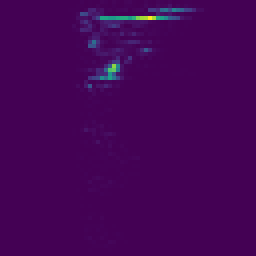
#> input picture spectrograms/down/16db1582_nohash_0.png, 64 x 64 px, given in place of 026290a7_nohash_0.png, which was not available (shown 4 times larger)
$ jupyter execute BasicMethodsStandard.ipynb   (text cells are left out)
#> lines starting #> are read from the running program, lines starting #| are printed output that depends on the picture; long printed decimals are rounded; pictures that were not available may be replaced by others from this repository, and a replacement may not be noted
[cell 1]
import pandas as pd
import numpy as np
import os
import sys
import cv2
from google.colab.patches import cv2_imshow

[cell 2]
used_commands = ['yes', 'no', 'up', 'down',
                 'left', 'right', 'on', 'off',
                 'stop', 'go']

[cell 3]
img = cv2.imread('/content/up/026290a7_nohash_0.png', 0)
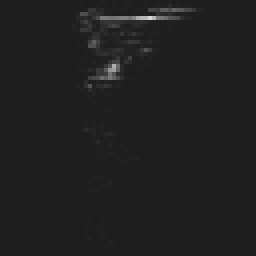
#> img: shape (64, 64) (shown 4 times larger); min 30, max 215, mean 31.8

[cell 4]
cv2_imshow(img)

[cell 5]
img[img>35]
#> Out = 215 values, max 215 at index 47, min 36 at index 0, mean 60.98

[cell 6]
img.shape
#> Out = (64, 64)

[cell 7]
type(img)

[cell 8]
def spect_summ(st):
#> called with st = 'yes'
  top = '/content/' + st

  avgs = []
  mins = []
  maxs = []
  stds = []

  for pic in  os.listdir(top):
    path = top + '/' + pic
    img = cv2.imread(path, 0)
    avgs.append(np.average(img))
    mins.append(np.min(img))
    maxs.append(np.max(img))
    stds.append(np.std(img))

  aa = np.average(avgs)
#> aa = 31.84
  ami = np.average(mins)
#> ami = 30
  ama = np.average(maxs)
#> ama = 215
  ast = np.average(stds)
#> ast = 10.17

  print("Average {} Minimums {} Maximums {} Std {}".format(aa,ami,ama,ast))
#| Average 31.843 Minimums 30.0 Maximums 215.0 Std 10.175

[cell 9]
for comm in used_commands:
  print(comm)
  spect_summ(comm)

[cell 10]
img = cv2.imread('/content/up/026290a7_nohash_0.png', 0)

[cell 11]
import matplotlib.pyplot as plt

[cell 12]
marks = img.flatten()
#> marks = 4096 values, max 215 at index 293, min 30 at index 0, mean 31.84
fig, axis = plt.subplots(figsize =(10, 5))
axis.hist(marks)
# Displaying the graph
plt.show()
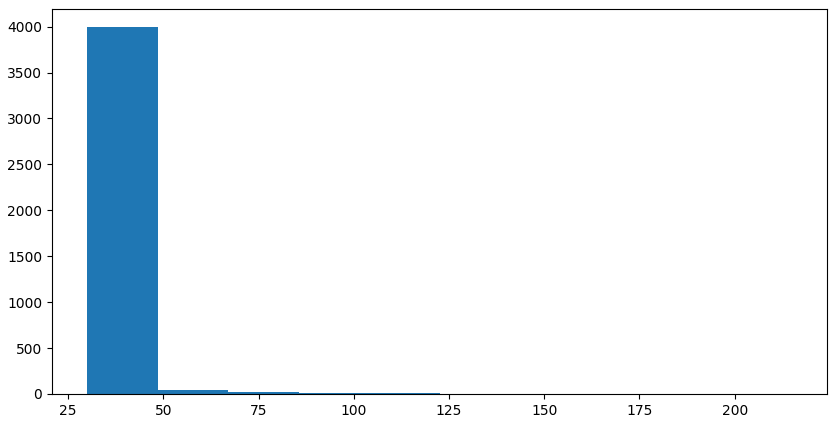
#> figure drawn by matplotlib, 1 panel; tallest bar 3992 high, from x = 30 to 48.5

[cell 13]
marks = img.flatten()
fig, axis = plt.subplots(figsize =(10, 5))
axis.hist(marks, bins = [30.0,35.0,40.0,45.0,50.0,55.0,60.0])
# Displaying the graph
plt.show()
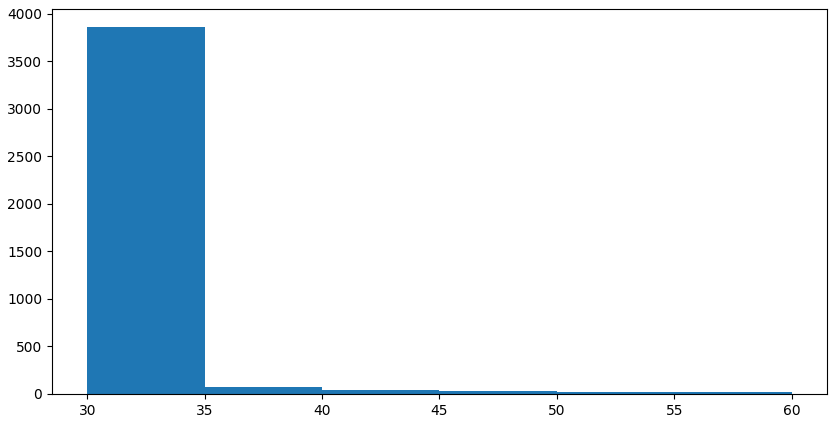
#> figure drawn by matplotlib, 1 panel; tallest bar 3858 high, from x = 30 to 35

[cell 14]
marks = img.flatten()
fig, axis = plt.subplots(figsize =(10, 5))
axis.hist(marks, bins = [30.0,31.0,32.0,33.0,34.0,35.0,36.0,37.0])
# Displaying the graph
plt.show()
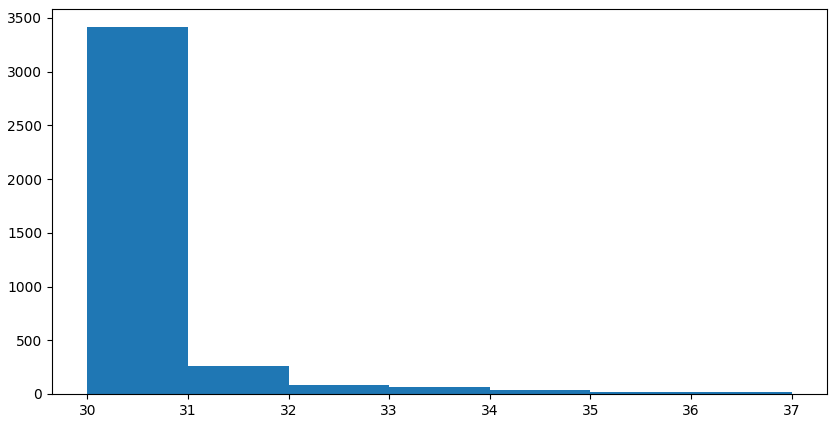
#> figure drawn by matplotlib, 1 panel; tallest bar 3411 high, from x = 30 to 31

[cell 15]
def spect_values_flat(st):
  top = '/content/' + st
  vals = []
  for pic in  os.listdir(top):
    path = top + '/' + pic
    img = cv2.imread(path, 0)
    vals.append(img.flatten())

  return np.vstack(vals).flatten()

[cell 16]
spect_values_flat('up')

[cell 17]
for comm in used_commands:
  print(comm)
  marks = spect_values_flat(comm)
  fig, axis = plt.subplots(figsize =(10, 5))
  axis.hist(marks)
  # Displaying the graph
  plt.show()

[cell 18]
for comm in used_commands:
  print(comm)
  marks = spect_values_flat(comm)
  marks = marks[marks > 30]
  fig, axis = plt.subplots(figsize =(10, 5))
  axis.hist(marks)
  # Displaying the graph
  plt.show()
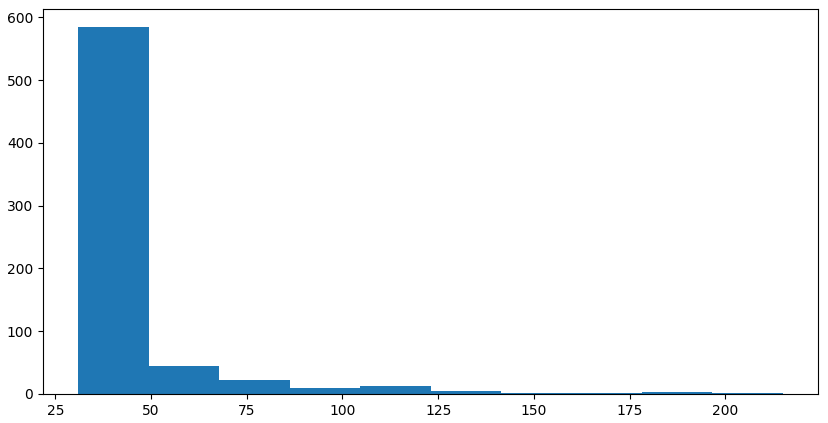
#> figure drawn by matplotlib, 1 panel; tallest bar 584 high, from x = 31 to 49.4

[cell 19]
for comm in used_commands:
  print(comm)
  marks = spect_values_flat(comm)
  marks = marks[marks > 31]
  fig, axis = plt.subplots(figsize =(10, 5))
  axis.hist(marks)
  # Displaying the graph
  plt.show()
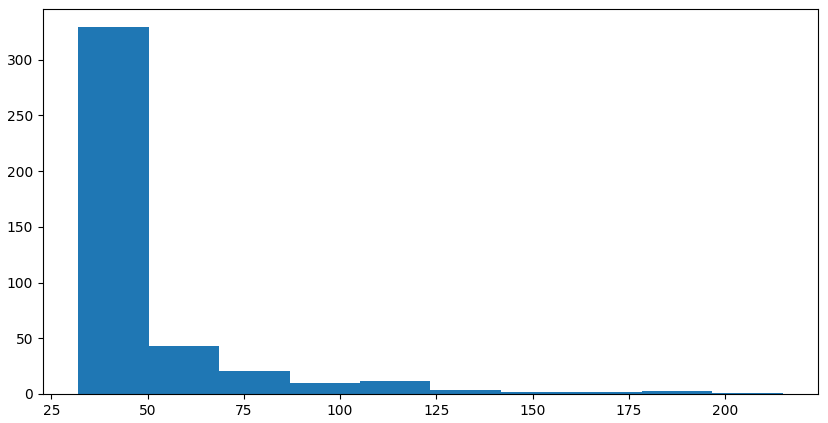
#> figure drawn by matplotlib, 1 panel; tallest bar 329 high, from x = 32 to 50.3

[cell 20]
for comm in used_commands:
  print(comm)
  marks = spect_values_flat(comm)
  marks = marks[marks > 35]
  fig, axis = plt.subplots(figsize =(10, 5))
  axis.hist(marks)
  # Displaying the graph
  plt.show()
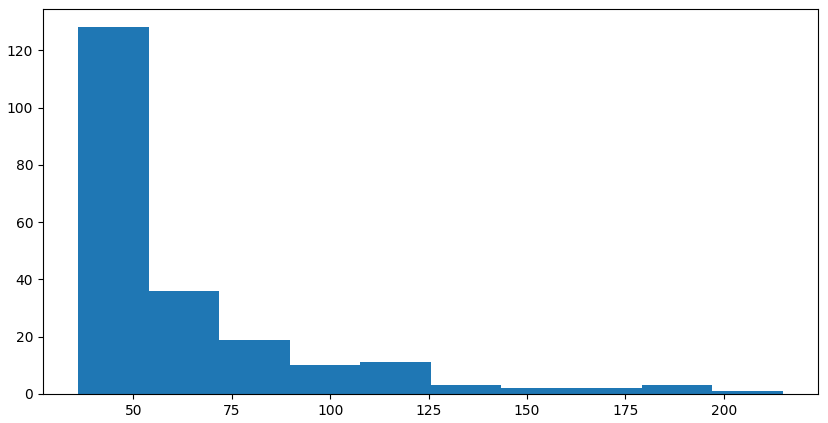
#> figure drawn by matplotlib, 1 panel; tallest bar 128 high, from x = 36 to 53.9

[cell 21]
def spect_summ_th(st, th = 0):
#> called with st = 'yes', th = 35
  top = '/content/' + st
#> top = '/content/yes'

  avgs = []
  mins = []
  maxs = []
  stds = []
  lens = []

  for pic in  os.listdir(top):
    path = top + '/' + pic
#> path = '/content/yes/16db1582_nohash_0.png'
    img = cv2.imread(path, 0)
    img = img[img > th]
#> img = 215 values, max 215 at index 47, min 36 at index 0, mean 60.98
    avgs.append(np.average(img))
    mins.append(np.min(img))
    maxs.append(np.max(img))
    stds.append(np.std(img))
    lens.append(len(img))

  aa = np.average(avgs)
  ami = np.average(mins)
  ama = np.average(maxs)
  ast = np.average(stds)
  ale = np.average(lens)

  print("Average {} Minimums {} Maximums {} Std {} Len {}".format(aa,ami,ama,ast, ale))

[cell 22]
for comm in used_commands:
  print(comm)
  spect_summ_th(comm, th = 35)

[cell 23]
def get_spect_key_th(st, th = 0):
  top = '/content/' + st

  avgs = []
  stds = []
  lens = []

  for pic in  os.listdir(top):
    path = top + '/' + pic
    img = cv2.imread(path, 0)
    img = img[img > th]
    avgs.append(np.average(img))
    stds.append(np.std(img))
    lens.append(len(img))

  aa = np.average(avgs)
  ast = np.average(stds)
  ale = np.average(lens)

  return aa, ast, ale

[cell 24]
min_val = 35
#> min_val = 35

vec_points = {}
vec_points['min_val'] = min_val

for comm in used_commands:
  print(comm)
  print(get_spect_key_th(comm, th = min_val))
#| (60.977, 32.656, 215.0)
  vec_points[comm] = get_spect_key_th(comm, th = min_val)

[cell 25]
vec_points['min_val']

[cell 26]
def predict(path, vec_dict, print_nice = False):
#> called with path = '/content/up/026290a7_nohash_0.png', print_nice = False
  th = vec_dict['min_val']

  img = cv2.imread(path, 0)
  img = img[img > th]
  asvec = [np.average(img),np.std(img),len(img)]
  dist_o = float('inf')
  command = ''
  for com in used_commands:
    dist = np.linalg.norm(asvec - np.array(vec_dict[com]))

    if(dist<dist_o):
      dist_o = dist
      command = com

  if print_nice:
    print(used_commands.index(command) ,command, dist_o)

  return used_commands.index(command)

[cell 27]
predict('/content/up/026290a7_nohash_0.png', vec_points)

[cell 28]
def get_acc(st,vec_dict, th = 0, n_points = 100):
  top = '/content/' + st
  true_val = used_commands.index(st)

  acc = 0
  counter = 0
  for pic in  os.listdir(top):
    path = top + '/' + pic
    pred = predict(path, vec_dict)
    if pred == true_val:
      acc += 1


  return acc/len(os.listdir(top))

[cell 29]
get_acc('up',vec_points)

[cell 30]
for comm in used_commands:
  vec_points[comm]
  print('{:^{width}}'.format(comm, width=8), "{:.4f}".format(get_acc(comm,vec_points)),"||" , "{:.4f} {:.4f} {:.4f}".format(vec_points[comm][0], vec_points[comm][1], vec_points[comm][2]))
